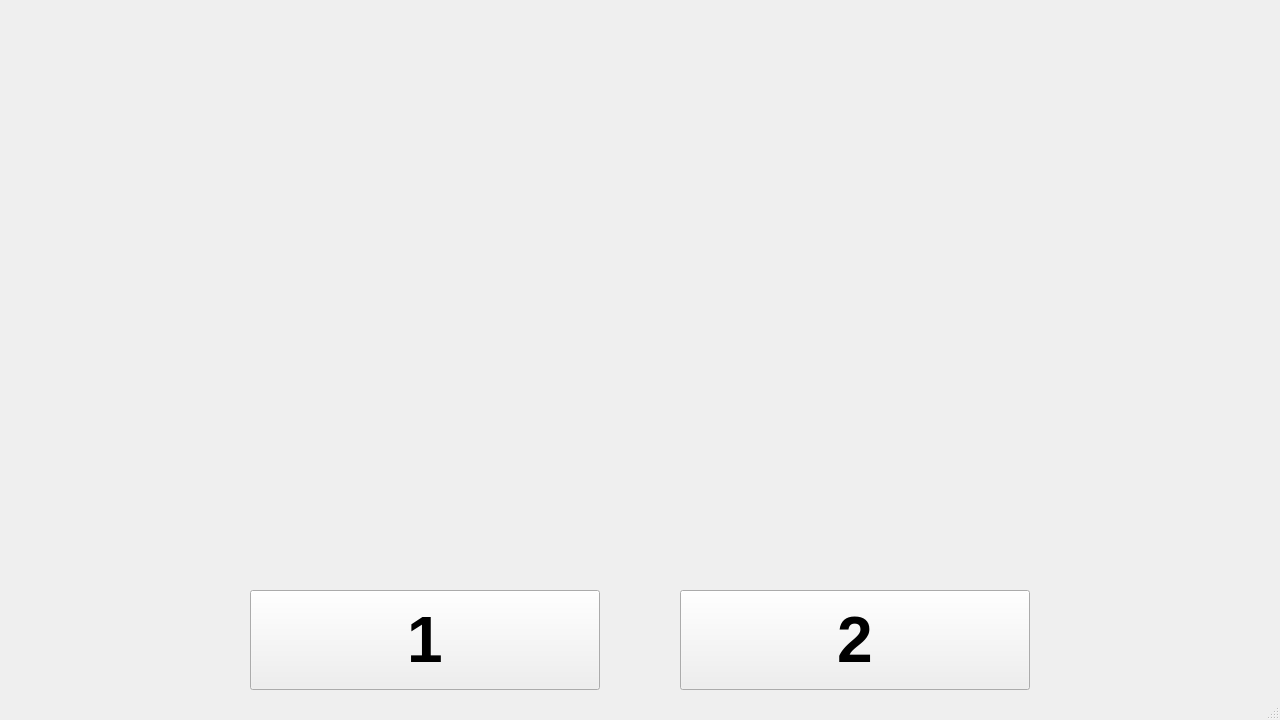
<?xml version="1.0" encoding="UTF-8"?>
<ui version="4.0">
 <class>MainWindow</class>
 <widget class="QMainWindow" name="MainWindow">
  <property name="geometry">
   <rect>
    <x>0</x>
    <y>0</y>
    <width>1280</width>
    <height>720</height>
   </rect>
  </property>
  <property name="windowTitle">
   <string>MainWindow</string>
  </property>
  <widget class="QWidget" name="centralwidget">
   <widget class="QLabel" name="pic">
    <property name="geometry">
     <rect>
      <x>0</x>
      <y>0</y>
      <width>1280</width>
      <height>576</height>
     </rect>
    </property>
    <property name="text">
     <string/>
    </property>
    <property name="pixmap">
     <pixmap>img/OG.jpg</pixmap>
    </property>
    <property name="scaledContents">
     <bool>true</bool>
    </property>
   </widget>
   <widget class="QPushButton" name="left">
    <property name="geometry">
     <rect>
      <x>250</x>
      <y>590</y>
      <width>350</width>
      <height>100</height>
     </rect>
    </property>
    <property name="font">
     <font>
      <pointsize>48</pointsize>
      <weight>75</weight>
      <bold>true</bold>
      <underline>false</underline>
      <strikeout>false</strikeout>
     </font>
    </property>
    <property name="text">
     <string>1</string>
    </property>
   </widget>
   <widget class="QPushButton" name="right">
    <property name="geometry">
     <rect>
      <x>680</x>
      <y>590</y>
      <width>350</width>
      <height>100</height>
     </rect>
    </property>
    <property name="font">
     <font>
      <pointsize>48</pointsize>
      <weight>75</weight>
      <bold>true</bold>
     </font>
    </property>
    <property name="text">
     <string>2</string>
    </property>
   </widget>
  </widget>
  <widget class="QStatusBar" name="statusbar"/>
 </widget>
 <resources/>
 <connections/>
</ui>
